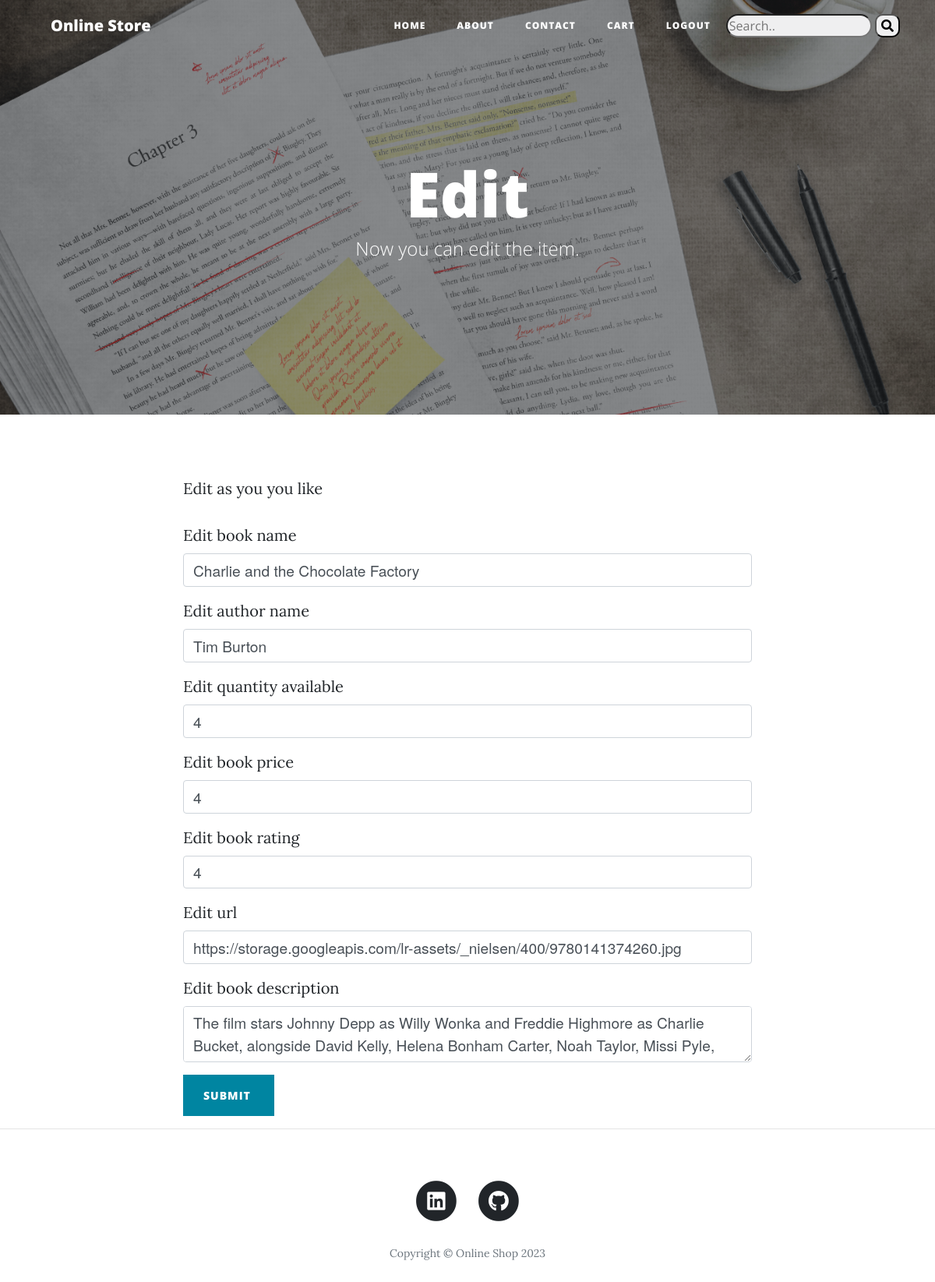
Page /edit/3 (signed in) on the earlier database version.
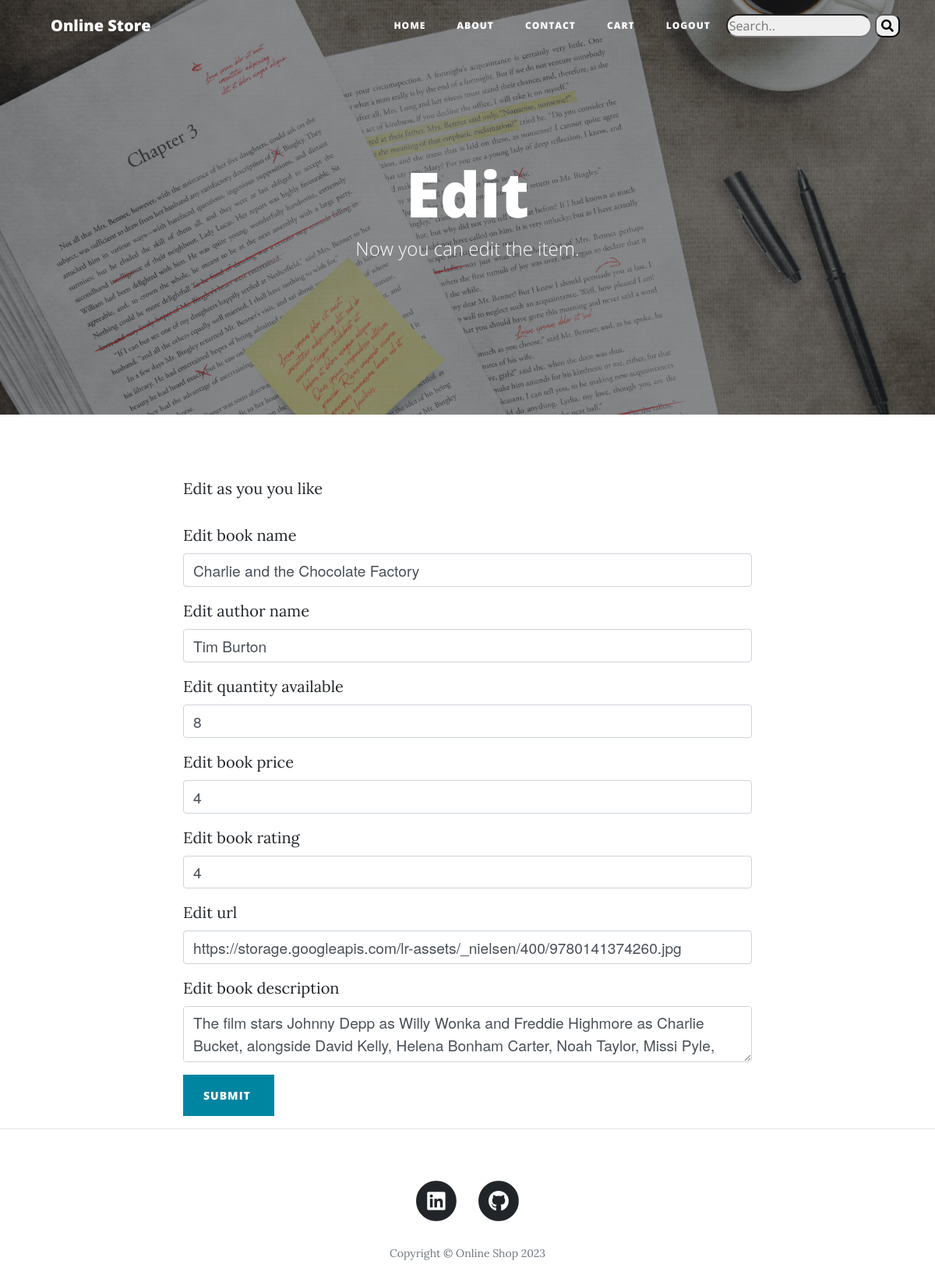
Same page on the later database version.
### main.py (models this page shows)
class Books(db.Model):
    id = db.Column(db.Integer, primary_key=True)
    name = db.Column(db.String(250))
    author = db.Column(db.String(250))
    quantity = db.Column(db.Integer)
    price = db.Column(db.Integer)
    rating = db.Column(db.Integer)
    url = db.Column(db.String(250))
    description = db.Column(db.String(250))

### main.py (the view, shortened to what this page needs)
@app.route('/edit/<int:id>', methods=["GET", "POST"])
@login_required
def edit(id):
    edit_form = BookForm()
    if request.method == 'GET':
        book_to_edit = Books.query.filter_by(id=id).first()
        edit_form.name.data = book_to_edit.name
        edit_form.author.data = book_to_edit.author
        edit_form.quantity.data = book_to_edit.quantity
        edit_form.price.data = book_to_edit.price
        edit_form.rating.data = book_to_edit.rating
        edit_form.url.data = book_to_edit.url
        edit_form.description.data = book_to_edit.description
        return render_template('edit.html', form=edit_form)

### forms.py
class BookForm(FlaskForm):
    name = StringField('Edit book name', validators=[DataRequired()])
    author = StringField('Edit author name', validators=[DataRequired()])
    quantity = IntegerField('Edit quantity available ', validators=[DataRequired(message='Error: Integer expected')])
    price = FloatField('Edit book price', validators=[DataRequired(message='Error: Integer expected')])
    rating = IntegerField('Edit book rating', validators=[DataRequired(message='Error: Integer expected'), NumberRange(min=0, max=5)])
    url = TextField('Edit url', validators=[DataRequired(), URL()])
    description = TextAreaField('Edit book description', validators=[DataRequired()])
    submit = SubmitField('Submit ')

### main.py (called while the page is built)
@login_manager.user_loader
def load_user(user_id):
    print(f'User id to load: {User.query.get(int(user_id))}')
    return User.query.get(int(user_id))

### templates/edit.html
{% include "header.html" %}
{% import "bootstrap/wtf.html" as wtf %}
  <header class="masthead" style="background-image: url('{{ url_for('static', filename='img/edit.jpg')}}')">
    <div class="overlay"></div>
    <div class="container">
      <div class="row">
        <div class="col-lg-8 col-md-10 mx-auto">
          <div class="page-heading">
            <h1>Edit</h1>
            <span class="subheading">Now you can edit the item.</span>
          </div>
        </div>
      </div>
    </div>
  </header>
  <div class="container">
    <div class="row">
      <div class="col-lg-8 col-md-10 mx-auto">
        <p>Edit as you you like</p>
          {{ wtf.quick_form(form, button_map={"submit": "primary"}, novalidate=False) }}
      </div>
    </div>
  </div>
  <hr>
  {% include "footer.html" %}

Differences in the rows shown:
changed Books "Charlie and the Chocolate Factory": quantity "4" → "8"
